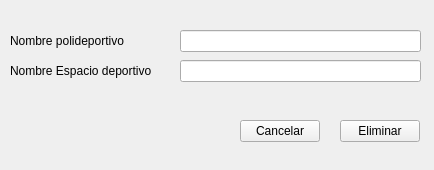
<?xml version="1.0" encoding="UTF-8"?>
<ui version="4.0">
 <class>Ventana_espacio_del</class>
 <widget class="QWidget" name="Ventana_espacio_del">
  <property name="geometry">
   <rect>
    <x>0</x>
    <y>0</y>
    <width>434</width>
    <height>170</height>
   </rect>
  </property>
  <property name="windowTitle">
   <string>Form</string>
  </property>
  <widget class="QLineEdit" name="lineEditNombrePolideportivo">
   <property name="geometry">
    <rect>
     <x>180</x>
     <y>30</y>
     <width>241</width>
     <height>22</height>
    </rect>
   </property>
  </widget>
  <widget class="QLineEdit" name="lineEditNombreEspacio">
   <property name="geometry">
    <rect>
     <x>180</x>
     <y>60</y>
     <width>241</width>
     <height>22</height>
    </rect>
   </property>
  </widget>
  <widget class="QLabel" name="label">
   <property name="geometry">
    <rect>
     <x>10</x>
     <y>25</y>
     <width>141</width>
     <height>31</height>
    </rect>
   </property>
   <property name="text">
    <string>Nombre polideportivo</string>
   </property>
  </widget>
  <widget class="QLabel" name="label_2">
   <property name="geometry">
    <rect>
     <x>10</x>
     <y>60</y>
     <width>171</width>
     <height>21</height>
    </rect>
   </property>
   <property name="text">
    <string>Nombre Espacio deportivo</string>
   </property>
  </widget>
  <widget class="QPushButton" name="pushButtonEliminar">
   <property name="geometry">
    <rect>
     <x>340</x>
     <y>120</y>
     <width>80</width>
     <height>22</height>
    </rect>
   </property>
   <property name="text">
    <string>Eliminar</string>
   </property>
  </widget>
  <widget class="QPushButton" name="pushButtonCancelar">
   <property name="geometry">
    <rect>
     <x>240</x>
     <y>120</y>
     <width>80</width>
     <height>22</height>
    </rect>
   </property>
   <property name="text">
    <string>Cancelar</string>
   </property>
  </widget>
 </widget>
 <resources/>
 <connections/>
</ui>
